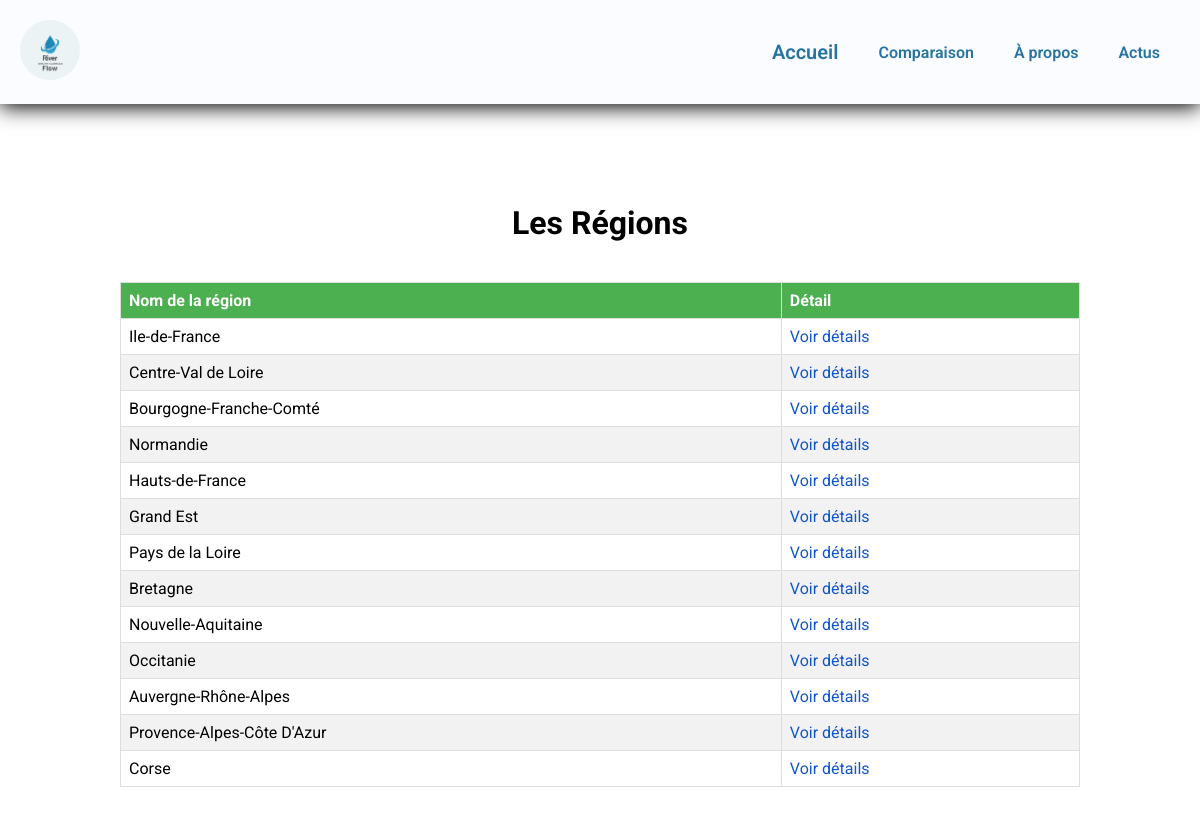
/region, run on the app's committed database.
### tables this page shows
CREATE TABLE regions(
        code_region INTEGER PRIMARY KEY,
        libelle_region TEXT UNIQUE
    );

### controller.py (the view)
@app.route('/region')
def view_region():
    db = get_db()
    cur = db.execute('SELECT * FROM regions')
    regions = cur.fetchall()
    db.close()
    return render_template('regions.html', regions=regions)

### controller.py (called while the page is built)
def get_db():
    db_path = os.path.join(os.path.dirname(os.path.abspath(__file__)), 'ecoulement.db')
    conn = sqlite3.connect(db_path)
    conn.row_factory = sqlite3.Row
    return conn

### templates/regions.html (shortened to what this page needs)
<!DOCTYPE html>
<html lang="fr">
<head>
    <link rel="stylesheet" href="{{url_for('static', filename='regions.css')}}">
</head>
<body>
<section id="header">
    <a href="#"><img src="/static/img/logo.png"></a>
    <div>
        <ul id="navbar">
            <li><a href="#" class="acceuil">Accueil</a></li>
            <li><a href="#">Comparaison</a></li>
            <li><a href="#">À propos</a></li>
            <li><a href="#">Actus</a></li>
        </ul>
    </div>
</section>
<section id="display_regions">
    <h1>Les Régions</h1>
    <table border="1">
        <thead>
            <tr>
                <th>Nom de la région</th>
                <th>Détail</th>
            </tr>
        </thead>
        <tbody>
            {% for region in regions %}
            <tr>
                <td>{{ region.libelle_region }}</td>
                <td><a href="{{ url_for('view_region_details', code_region=region.code_region) }}">Voir détails</a></td>
            </tr>
            {% endfor %}
        </tbody>
    </table>
</section>
</body>
</html>

### static/regions.css (style rules this page uses)
* { padding: 0; margin: 0; text-decoration: none; list-style: none; box-sizing: none; }
body { font-family: 'Roboto', sans-serif; height: 160vh; }
#header { display: flex; align-items: center; justify-content: space-between; background-color: rgb(250, 252, 255); padding: 20px; box-shadow: 0 3px 20px ; box-shadow: rgba(0, 0, 0, 0.3); z-index: 999; position: sticky; top: 0; left: 0; }
#navbar { display: flex; align-items: center; justify-content: space-between; }
#navbar li { padding: 0 20px; font-size: 16px; transition: 0.3s; }
#navbar li a { color: #2774a0; font-size: 16px; font-weight: 600; }
#header img { width: 60px; border-radius: 50px; }
#header .acceuil { font-size: 20px; }
#display_regions { text-align: center; width: 100%; }
h1 { margin-top: 100px; margin-bottom: 40px; font-size: 2rem; }
table { margin: 0 auto; width: 80%; border-collapse: collapse; }
th, td { border: 1px solid #ddd; padding: 8px; text-align: left; }
th { background-color: #4CAF50; color: white; }
tr:nth-child(even) { background-color: #f2f2f2; }
a { color: #1155CC; text-decoration: none; }

### data on the page
regions: libelle_region "Ile-de-France"
regions: libelle_region "Centre-Val de Loire"
regions: libelle_region "Bourgogne-Franche-Comté"
regions: libelle_region "Normandie"
regions: libelle_region "Hauts-de-France"
regions: libelle_region "Grand Est"
regions: libelle_region "Pays de la Loire"
regions: libelle_region "Bretagne"
regions: libelle_region "Nouvelle-Aquitaine"
regions: libelle_region "Occitanie"
regions: libelle_region "Auvergne-Rhône-Alpes"
regions: libelle_region "Provence-Alpes-Côte D'Azur"
regions: libelle_region "Corse"
